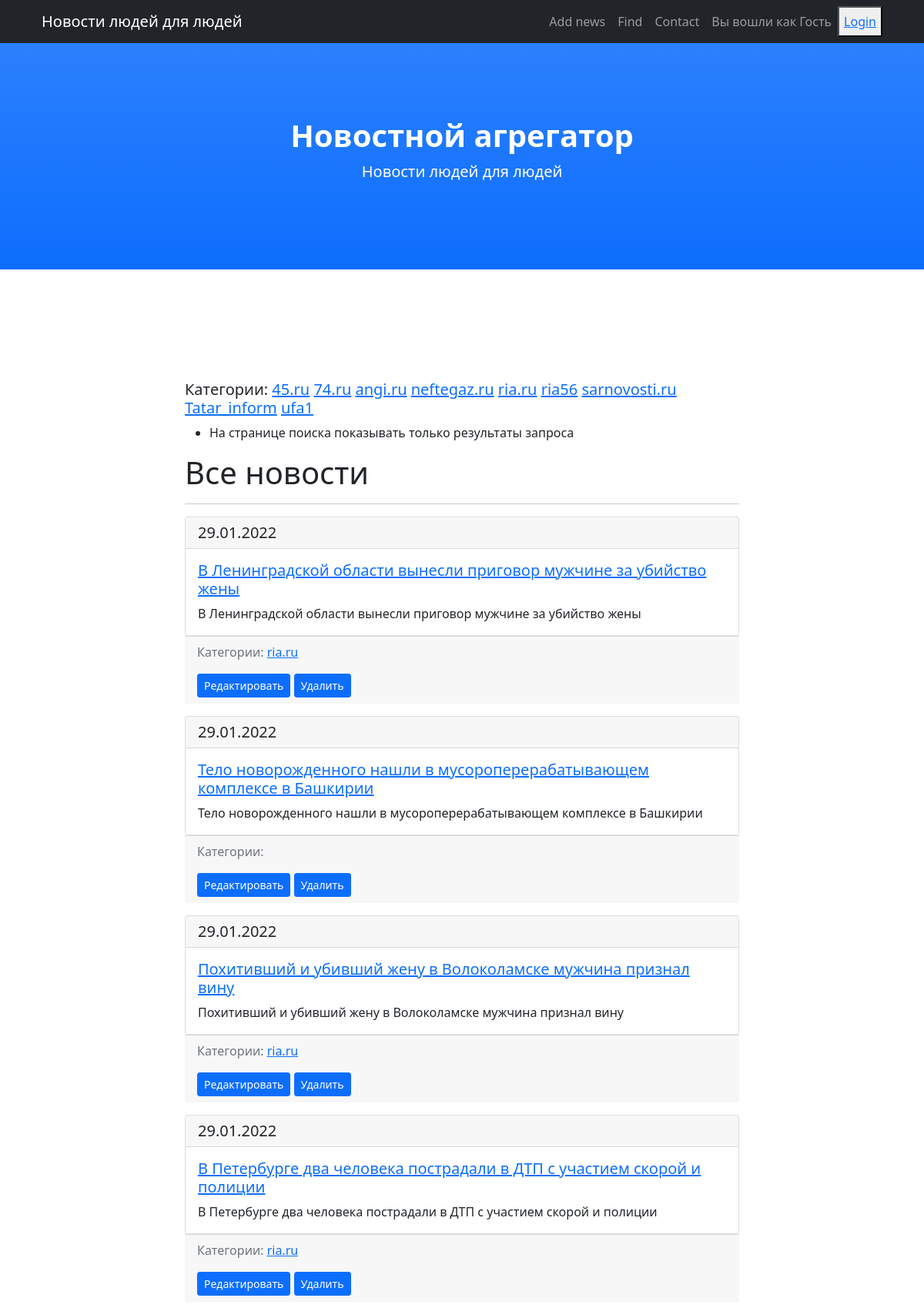
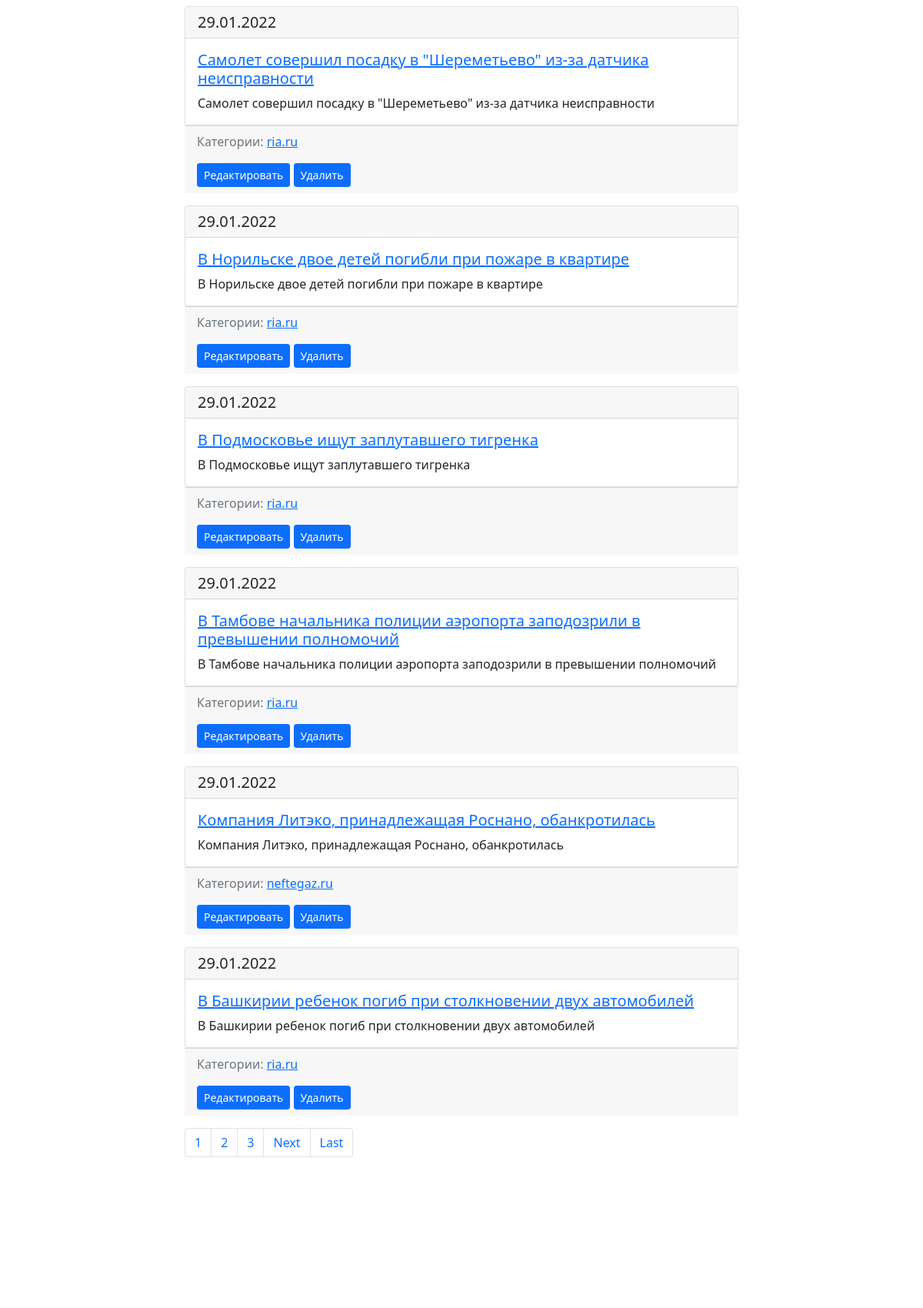
The page /news/ (upper part) on the database as committed earlier (2 pictures, top to bottom).
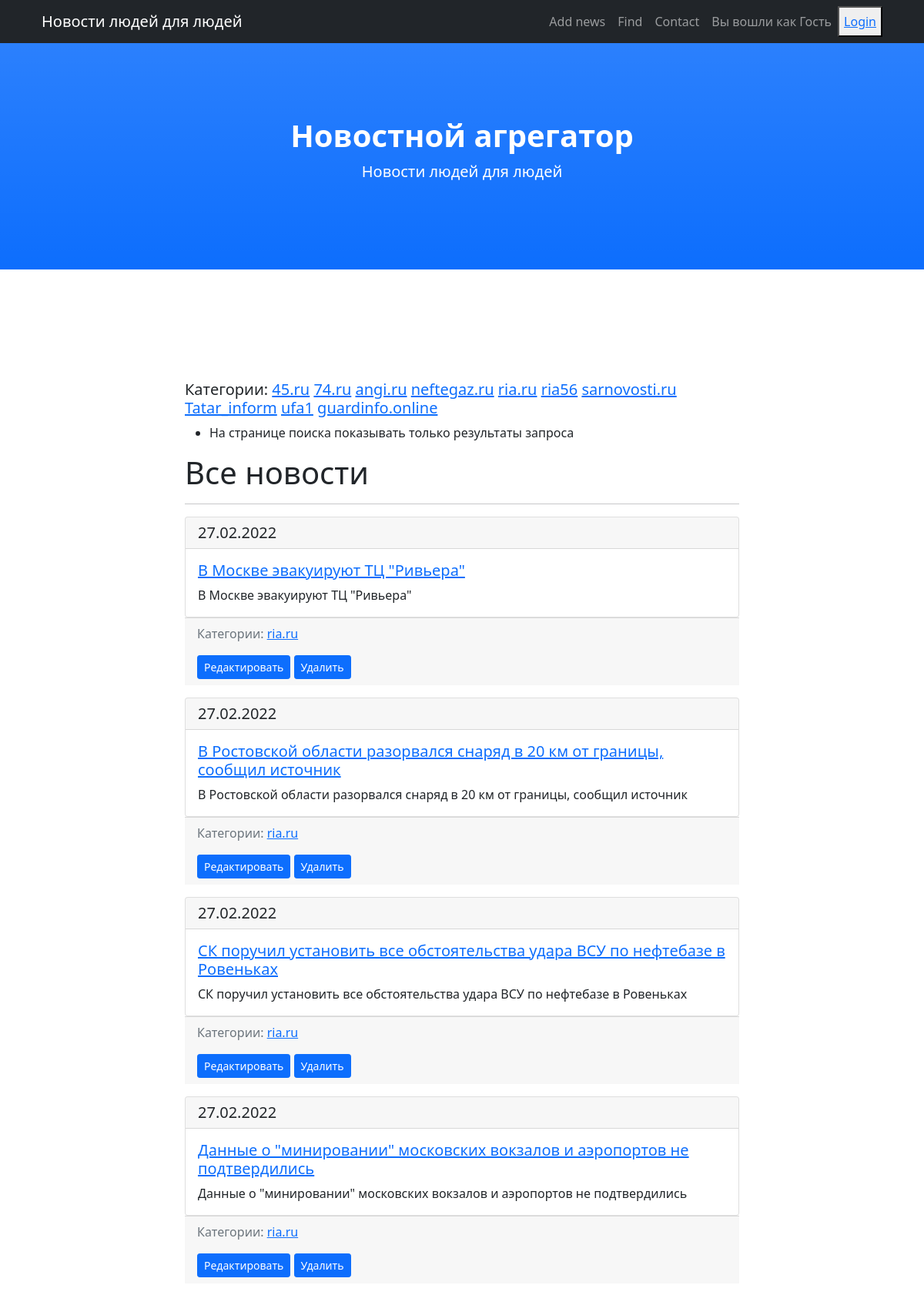
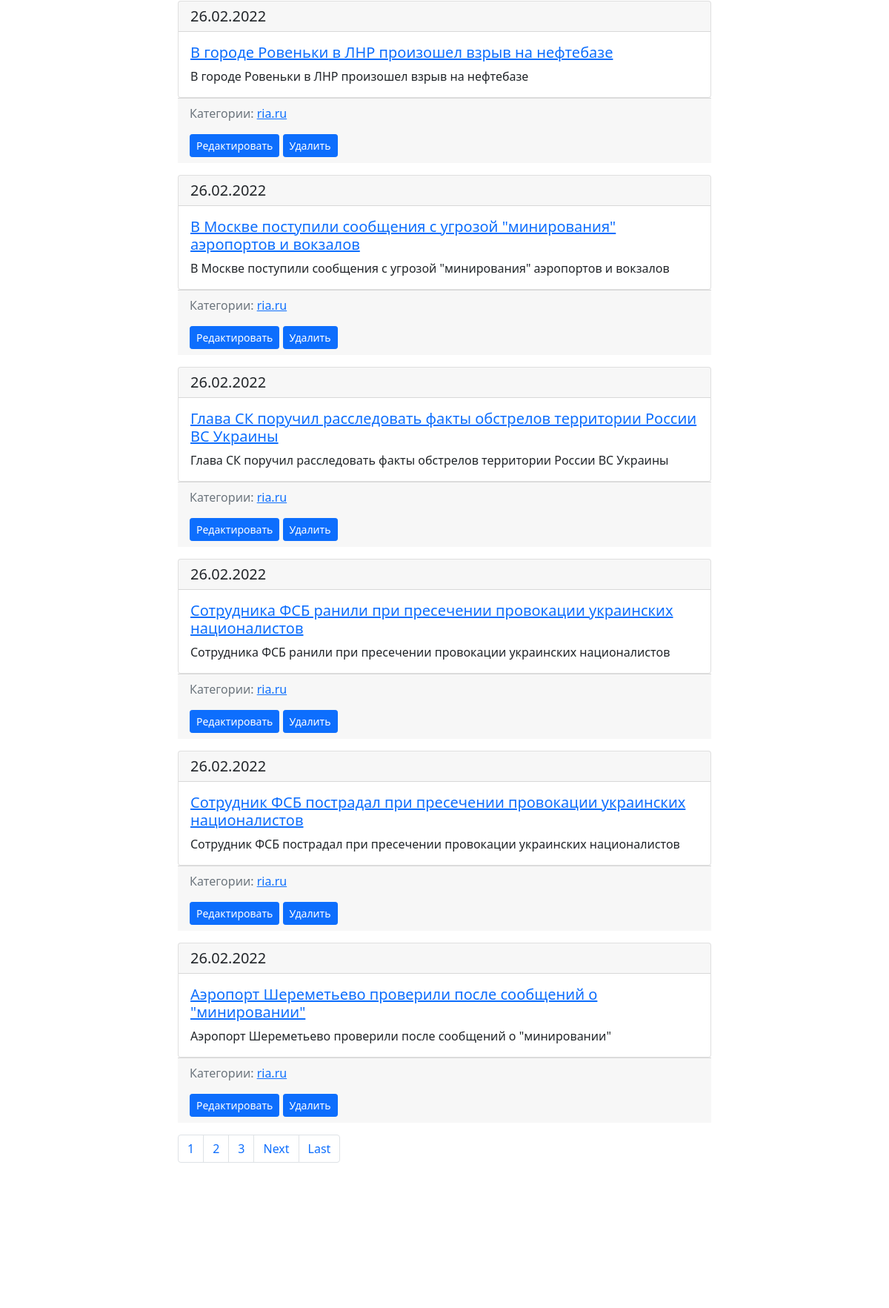
The same page on the database as committed later (2 pictures, top to bottom).
### news/models.py (models this page shows, shortened)
class Category(models.Model):
    name_cat = models.CharField(max_length=62, unique=True, verbose_name='Название категории')
    subscribers = models.ManyToManyField(User, through='CategorySubscribers')
    def __str__(self):
        return f'{self.name_cat}'
    class Meta:
        verbose_name = 'Категория'
        verbose_name_plural = 'Категории'
    def get_absolute_url(self):
        return f'category/{self.pk}'

class Post(models.Model):
    article = 'Article'
    news = 'News'
    choice = [
        (article, 'Статья'),
        (news, 'Новость')
    ]
    author = models.ForeignKey('Author', on_delete=models.CASCADE, verbose_name='Автор')  # , related_name='posts')
    choices = models.CharField(max_length=7, choices=choice, default=article, verbose_name='Тип')
    date_time = models.DateTimeField(auto_now_add=True, verbose_name='Дата')  # (blank=True, null=True)
    category = models.ManyToManyField('Category', through='PostCategory')
    title = models.CharField(max_length=255, unique=True, verbose_name='Заголовок')
    text = models.TextField(max_length=255, verbose_name='Текст новости')
    rating = models.IntegerField(default=0, verbose_name='Рейтинг')
    url = models.URLField(verbose_name='Адрес')
    class Meta:
        verbose_name = 'Пост'
        verbose_name_plural = 'Посты'

### news/views.py (the view)
# urls.py: path('', cache_page(60)(NewsList.as_view()), name='news_list'),
class NewsList(ListView):
    model = Post
    template_name = 'news/posts.html'
    context_object_name = 'posts'
    queryset = Post.objects.order_by('-date_time')
    paginate_by = 10
    def get_context_data(self, **kwargs):
        context = super().get_context_data(**kwargs)
        context['category'] = Category.objects.all()
        context['is_author'] = self.request.user.groups.filter(name='authors').exists()
        return context

### news/templatetags/custom_filters.py (called while the page is built)
@register.filter(name='bad_word')
def bad_word(value):
    lst = ['жопа', 'тварь', 'сволочь', 'твари']
    value = value.split()
    for el in value:
        if el.lower() in lst:
            value.remove(el)
    return ' '.join(value)

### news/templates/news/posts.html (shortened to what this page needs)
{% extends 'default.html' %}
{% load custom_filters %}
{% block navigation %}
    <li class="nav-item"><a class="nav-link" href="{% url 'search' %}">Find</a></li>
{% endblock navigation %}
{% block content %}
{% load cache %}
{% cache 60 category %}
<h5>Категории:
{% for cat in category %}
    <a href="{% url 'category_list' cat.id %}">{{ cat.name_cat }}</a>
{% endfor %}</h5>
{% endcache %}
<ul>
    <li>На странице поиска показывать только результаты запроса</li>
</ul>
    <h1>Все новости</h1>
    <hr>
{% if posts %}
{% for post in posts %}
<div class="card">
    <h5 class="card-header">{{ post.date_time|date:'d.m.Y'}}</h5>
    <div class="card-body">
        <h5 class="card-title"><a href="{% url 'news_detail' post.id %}">{{ post.title | bad_word }}</a></h5>
        <p class="card-text">{{ post.text | truncatewords:20 | bad_word }}</p>
    </div>
</div>
<div class="card-footer mb-3 text-muted">
    <p>Категории: {% for cat in post.category.all %}
        <a href="{{ cat.get_absolute_url }}">{{ cat }}</a>
        {% endfor %}</p>
    <a class="btn btn-primary btn-sm" href="{% url 'update_post' post.id %}" role="button">Редактировать</a>
    <a class="btn btn-primary btn-sm" href="{% url 'delete_post' post.id %}" role="button">Удалить</a>
</div>
{% endfor %}
{% else %}
<p>Новостей нет</p>
{% endif %}
{% endblock content %}

Rows that differ between the two databases and show on the page:
no longer on this page (row unchanged): Post: date_time "29.01.2022", title|bad_word "В Ленинградской области вынесли приговор мужчине за убийство жены", text|bad_word "В Ленинградской области вынесли приговор мужчине за убийство жены", Category (name_cat "ria.ru")
no longer on this page (row unchanged): Post: date_time "29.01.2022", title|bad_word "Тело новорожденного нашли в мусороперерабатывающем комплексе в Башкирии", text|bad_word "Тело новорожденного нашли в мусороперерабатывающем комплексе в Башкирии"
no longer on this page (row unchanged): Post: date_time "29.01.2022", title|bad_word "Похитивший и убивший жену в Волоколамске мужчина признал вину", text|bad_word "Похитивший и убивший жену в Волоколамске мужчина признал вину", Category (name_cat "ria.ru")
no longer on this page (row unchanged): Post: date_time "29.01.2022", title|bad_word "В Петербурге два человека пострадали в ДТП с участием скорой и полиции", text|bad_word "В Петербурге два человека пострадали в ДТП с участием скорой и полиции", Category (name_cat "ria.ru")
no longer on this page (row unchanged): Post: date_time "29.01.2022", title|bad_word "Самолет совершил посадку в \"Шереметьево\" из-за датчика неисправности", text|bad_word "Самолет совершил посадку в \"Шереметьево\" из-за датчика неисправности", Category (name_cat "ria.ru")
no longer on this page (row unchanged): Post: date_time "29.01.2022", title|bad_word "В Норильске двое детей погибли при пожаре в квартире", text|bad_word "В Норильске двое детей погибли при пожаре в квартире", Category (name_cat "ria.ru")
no longer on this page (row unchanged): Post: date_time "29.01.2022", title|bad_word "В Подмосковье ищут заплутавшего тигренка", text|bad_word "В Подмосковье ищут заплутавшего тигренка", Category (name_cat "ria.ru")
no longer on this page (row unchanged): Post: date_time "29.01.2022", title|bad_word "В Тамбове начальника полиции аэропорта заподозрили в превышении полномочий", text|bad_word "В Тамбове начальника полиции аэропорта заподозрили в превышении полномочий", Category (name_cat "ria.ru")
no longer on this page (row unchanged): Post: date_time "29.01.2022", title|bad_word "Компания Литэко, принадлежащая Роснано, обанкротилась", text|bad_word "Компания Литэко, принадлежащая Роснано, обанкротилась", Category (name_cat "neftegaz.ru")
no longer on this page (row unchanged): Post: date_time "29.01.2022", title|bad_word "В Башкирии ребенок погиб при столкновении двух автомобилей", text|bad_word "В Башкирии ребенок погиб при столкновении двух автомобилей", Category (name_cat "ria.ru")
added Category: name_cat "guardinfo.online"
added Post: date_time "27.02.2022", title|bad_word "В Москве эвакуируют ТЦ \"Ривьера\"", text|bad_word "В Москве эвакуируют ТЦ \"Ривьера\"", Category (name_cat "ria.ru")
added Post: date_time "27.02.2022", title|bad_word "В Ростовской области разорвался снаряд в 20 км от границы, сообщил источник", text|bad_word "В Ростовской области разорвался снаряд в 20 км от границы, сообщил источник", Category (name_cat "ria.ru")
added Post: date_time "27.02.2022", title|bad_word "СК поручил установить все обстоятельства удара ВСУ по нефтебазе в Ровеньках", text|bad_word "СК поручил установить все обстоятельства удара ВСУ по нефтебазе в Ровеньках", Category (name_cat "ria.ru")
added Post: date_time "27.02.2022", title|bad_word "Данные о \"минировании\" московских вокзалов и аэропортов не подтвердились", text|bad_word "Данные о \"минировании\" московских вокзалов и аэропортов не подтвердились", Category (name_cat "ria.ru")
added Post: date_time "26.02.2022", title|bad_word "В городе Ровеньки в ЛНР произошел взрыв на нефтебазе", text|bad_word "В городе Ровеньки в ЛНР произошел взрыв на нефтебазе", Category (name_cat "ria.ru")
added Post: date_time "26.02.2022", title|bad_word "В Москве поступили сообщения с угрозой \"минирования\" аэропортов и вокзалов", text|bad_word "В Москве поступили сообщения с угрозой \"минирования\" аэропортов и вокзалов", Category (name_cat "ria.ru")
added Post: date_time "26.02.2022", title|bad_word "Глава СК поручил расследовать факты обстрелов территории России ВС Украины", text|bad_word "Глава СК поручил расследовать факты обстрелов территории России ВС Украины", Category (name_cat "ria.ru")
added Post: date_time "26.02.2022", title|bad_word "Сотрудника ФСБ ранили при пресечении провокации украинских националистов", text|bad_word "Сотрудника ФСБ ранили при пресечении провокации украинских националистов", Category (name_cat "ria.ru")
added Post: date_time "26.02.2022", title|bad_word "Сотрудник ФСБ пострадал при пресечении провокации украинских националистов", text|bad_word "Сотрудник ФСБ пострадал при пресечении провокации украинских националистов", Category (name_cat "ria.ru")
added Post: date_time "26.02.2022", title|bad_word "Аэропорт Шереметьево проверили после сообщений о \"минировании\"", text|bad_word "Аэропорт Шереметьево проверили после сообщений о \"минировании\"", Category (name_cat "ria.ru")
